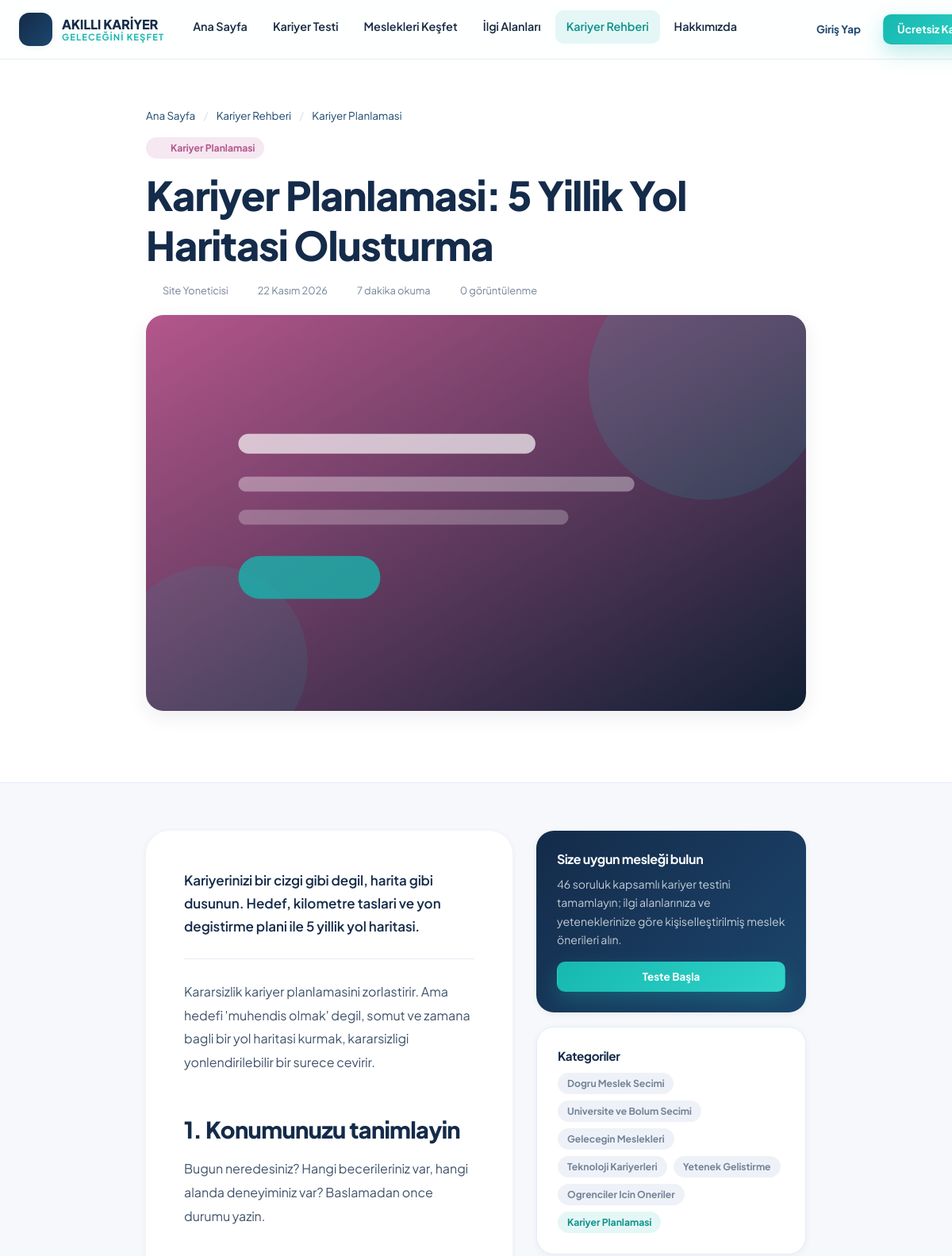
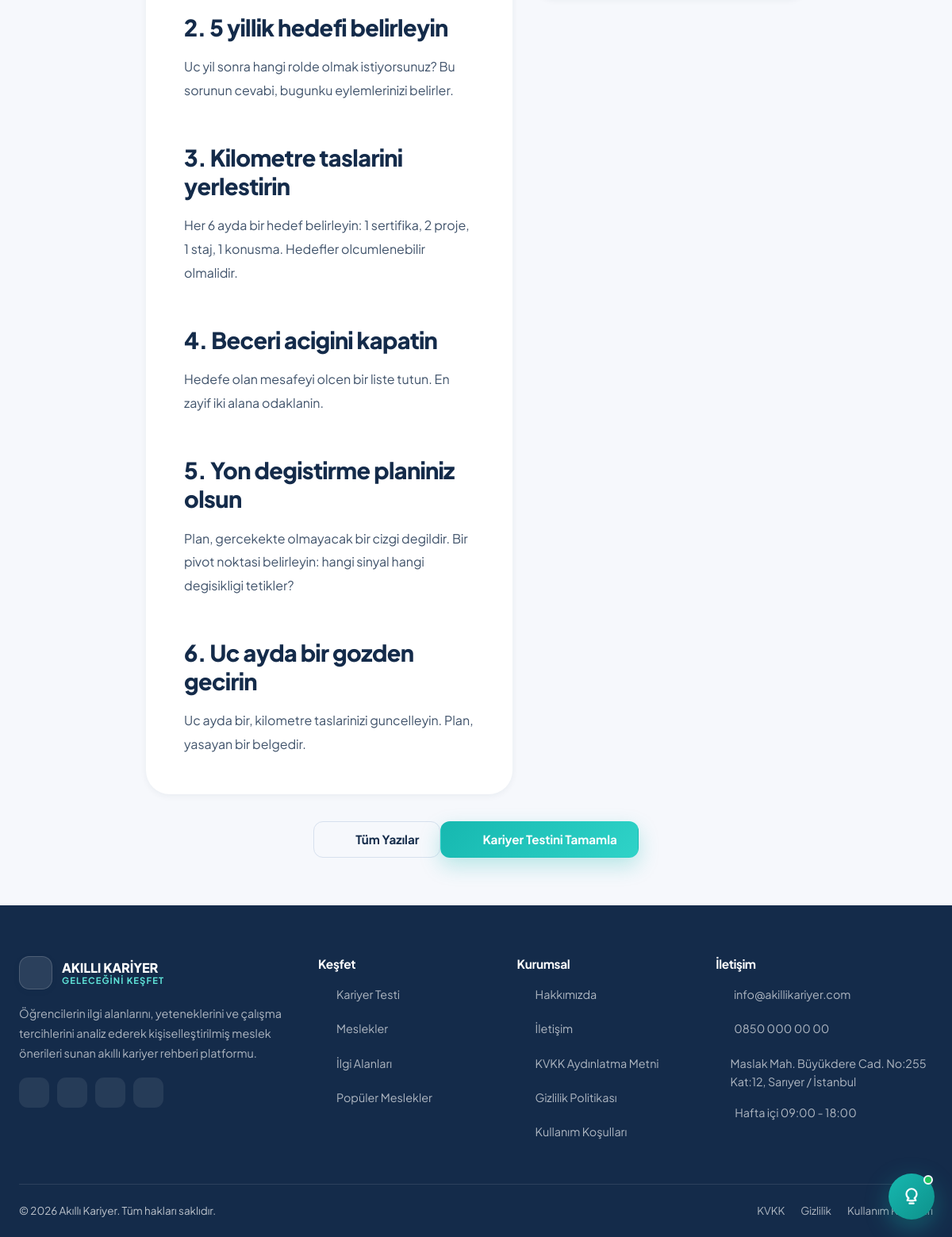
The page /blog-detail.php?slug=kariyer-planlamasi-5-yillik-yol-haritasi-olusturma on the database its author committed (2 pictures, top to bottom).
### tables this page shows
CREATE TABLE `site_settings` (
  `id` INT UNSIGNED NOT NULL AUTO_INCREMENT,
  `setting_key` VARCHAR(80) NOT NULL,
  `setting_value` TEXT DEFAULT NULL,
  `setting_group` VARCHAR(50) NOT NULL DEFAULT 'genel',
  `setting_type` ENUM('text','number','textarea','color','boolean','select') NOT NULL DEFAULT 'text',
  `label` VARCHAR(150) DEFAULT NULL,
  `created_at` DATETIME NOT NULL DEFAULT CURRENT_TIMESTAMP,
  `updated_at` DATETIME NOT NULL DEFAULT CURRENT_TIMESTAMP ON UPDATE CURRENT_TIMESTAMP,
  PRIMARY KEY (`id`),
  UNIQUE KEY `uq_setting_key` (`setting_key`),
  KEY `idx_setting_group` (`setting_group`)
);

CREATE TABLE `blog_posts` (
  `id` INT UNSIGNED NOT NULL AUTO_INCREMENT,
  `category_id` INT UNSIGNED NOT NULL,
  `author_id` INT UNSIGNED DEFAULT NULL,
  `title` VARCHAR(220) NOT NULL,
  `slug` VARCHAR(240) NOT NULL,
  `excerpt` VARCHAR(400) DEFAULT NULL,
  `content` LONGTEXT DEFAULT NULL,
  `image` VARCHAR(255) DEFAULT NULL,
  `status` ENUM('draft','published') NOT NULL DEFAULT 'draft',
  `reading_time` TINYINT UNSIGNED NOT NULL DEFAULT 4,
  `view_count` INT UNSIGNED NOT NULL DEFAULT 0,
  `published_at` DATETIME DEFAULT NULL,
  `created_at` DATETIME NOT NULL DEFAULT CURRENT_TIMESTAMP,
  `updated_at` DATETIME NOT NULL DEFAULT CURRENT_TIMESTAMP ON UPDATE CURRENT_TIMESTAMP,
  PRIMARY KEY (`id`),
  UNIQUE KEY `uq_post_slug` (`slug`),
  KEY `idx_post_status_pub` (`status`,`published_at`),
  KEY `idx_post_category` (`category_id`),
  CONSTRAINT `fk_post_category` FOREIGN KEY (`category_id`) REFERENCES `blog_categories` (`id`) ON DELETE CASCADE,
  CONSTRAINT `fk_post_author` FOREIGN KEY (`author_id`) REFERENCES `users` (`id`) ON DELETE SET NULL
);

CREATE TABLE `blog_categories` (
  `id` INT UNSIGNED NOT NULL AUTO_INCREMENT,
  `name` VARCHAR(100) NOT NULL,
  `slug` VARCHAR(120) NOT NULL,
  `description` VARCHAR(255) DEFAULT NULL,
  `icon` VARCHAR(60) NOT NULL DEFAULT 'newspaper',
  `color` VARCHAR(20) NOT NULL DEFAULT '#1C466D',
  `sort_order` INT NOT NULL DEFAULT 0,
  `created_at` DATETIME NOT NULL DEFAULT CURRENT_TIMESTAMP,
  `updated_at` DATETIME NOT NULL DEFAULT CURRENT_TIMESTAMP ON UPDATE CURRENT_TIMESTAMP,
  PRIMARY KEY (`id`),
  UNIQUE KEY `uq_blogcat_slug` (`slug`),
  KEY `idx_blogcat_sort` (`sort_order`)
);

CREATE TABLE `users` (
  `id` INT UNSIGNED NOT NULL AUTO_INCREMENT,
  `first_name` VARCHAR(60) NOT NULL,
  `last_name` VARCHAR(60) NOT NULL,
  `email` VARCHAR(190) NOT NULL,
  `password` VARCHAR(255) NOT NULL,
  `education_level` ENUM('ortaokul','lise','universite','diger') NOT NULL DEFAULT 'universite',
  `is_active` TINYINT(1) NOT NULL DEFAULT 1,
  `must_change_password` TINYINT(1) NOT NULL DEFAULT 0,
  `remember_token` VARCHAR(255) DEFAULT NULL,
  `email_verified_at` DATETIME DEFAULT NULL,
  `last_login_at` DATETIME DEFAULT NULL,
  `last_login_ip` VARCHAR(45) DEFAULT NULL,
  `created_at` DATETIME NOT NULL DEFAULT CURRENT_TIMESTAMP,
  `updated_at` DATETIME NOT NULL DEFAULT CURRENT_TIMESTAMP ON UPDATE CURRENT_TIMESTAMP,
  PRIMARY KEY (`id`),
  UNIQUE KEY `uq_users_email` (`email`),
  KEY `idx_users_active` (`is_active`),
  KEY `idx_users_created` (`created_at`)
);

### blog-detail.php (the view, shortened to what the rows shown need)
<?php
require_once __DIR__ . '/app/bootstrap.php';
$slug = trim((string) ($_GET['slug'] ?? ''));
$post = Blog::findBySlug($slug);
$categories = Blog::categories();
require_once __DIR__ . '/includes/header.php';
?>
<main id="main-content">
  <section class="section-sm" style="background:var(--c-white);border-bottom:1px solid var(--c-border)">
    <div class="container container-narrow">
      <nav aria-label="Breadcrumb" style="font-size:.84rem;color:var(--c-muted);margin-bottom:16px">
        <a href="<?= url('index.php') ?>">Ana Sayfa</a>
        <span class="dot-sep">/</span>
        <a href="<?= url('career-guide.php') ?>">Kariyer Rehberi</a>
        <span class="dot-sep">/</span>
        <a href="<?= url('career-guide.php?category=' . urlencode($post['category_slug'])) ?>"><?= e($post['category_name']) ?></a>
      </nav>
      <span class="badge" style="background:<?= e($post['category_color']) ?>22;color:<?= e($post['category_color']) ?>;margin-bottom:14px">
        <?= icon($post['category_icon'] ?? 'newspaper', '', 13) ?> <?= e($post['category_name']) ?>
      </span>
      <h1 style="margin-bottom:16px"><?= e($post['title']) ?></h1>
      <div class="blog-meta" style="margin-bottom:20px">
        <span><?= icon('user', '', 15) ?> <?= e(trim(($post['author_first_name'] ?? '') . ' ' . ($post['author_last_name'] ?? '')) ?: 'Akıllı Kariyer Editör') ?></span>
        <span><?= icon('calendar', '', 15) ?> <?= format_date($post['published_at']) ?></span>
        <span><?= icon('clock', '', 15) ?> <?= (int) $post['reading_time'] ?> dakika okuma</span>
        <span><?= icon('eye', '', 15) ?> <?= number_format_tr((int) $post['view_count']) ?> görüntülenme</span>
      </div>
      <div style="border-radius:var(--r-lg);overflow:hidden;box-shadow:var(--sh-md);margin-bottom:30px">
        <?= blog_art($post, 'hero') ?>
      </div>
    </div>
  </section>
  <section class="section-sm">
    <div class="container container-narrow">
      <div class="layout-aside" style="gap:30px">
        <article class="article">
          <p style="font-size:1.06rem;font-weight:600;color:var(--c-primary);line-height:1.7"><?= e($post['excerpt']) ?></p>
          <div class="divider"></div>
          <?= $post['content'] ?>
        </article>
        <aside class="grid sticky-side" style="gap:18px">
          <div class="card">
            <div class="card-body">
              <div class="flex wrap gap-8">
                <?php foreach ($categories as $cat): ?>
                  <a href="<?= url('career-guide.php?category=' . urlencode($cat['slug'])) ?>" class="badge <?= $cat['slug'] === $post['category_slug'] ? 'badge-accent' : 'badge-muted' ?>">
                    <?= e($cat['name']) ?>
                  </a>
                <?php endforeach; ?>
              </div>
            </div>
          </div>
        </aside>
      </div>
    </div>
  </section>
</main>
<?php require_once __DIR__ . '/includes/footer.php'; ?>

### includes/header.php (shortened to what the rows shown need)
<?php
$bodyClass       = $bodyClass       ?? '';
?>
<!DOCTYPE html>
<html lang="tr">
<head>
<link rel="stylesheet" href="<?= asset('assets/css/vendor-bootstrap.min.css') ?>">
<link rel="stylesheet" href="<?= asset('assets/css/style.css') ?>">
<link rel="stylesheet" href="<?= asset('assets/css/career-coach.css') ?>">
</head>
<body class="<?= e($bodyClass) ?>">
<header class="site-header">
  <div class="container header-inner">
    <a href="<?= url('index.php') ?>" class="brand" aria-label="Akıllı Kariyer ana sayfa">
      <span class="brand-text">
        <span class="brand-name">AKILLI KARİYER</span>
        <span class="brand-slogan"><?= e(setting('site_slogan', 'Geleceğini Keşfet')) ?></span>
      </span>
    </a>
  </div>
</header>

### includes/footer.php (shortened to what the rows shown need)
<footer class="site-footer">
  <div class="container">
    <div class="footer-grid">
      <div>
        <div class="footer-brand">
          <span class="brand-text">
            <span class="brand-name">AKILLI KARİYER</span>
            <span class="brand-slogan"><?= e(setting('site_slogan', 'Geleceğini Keşfet')) ?></span>
          </span>
        </div>
      </div>
      <div>
        <ul>
          <li><a href="mailto:<?= e(setting('site_email', 'info@akillikariyer.com')) ?>">
            <?= icon('mail', '', 15) ?> <?= e(setting('site_email', 'info@akillikariyer.com')) ?></a></li>
          <li><a href="tel:<?= e(preg_replace('/\s+/', '', setting('site_phone', ''))) ?>">
            <?= icon('phone', '', 15) ?> <?= e(setting('site_phone', '')) ?></a></li>
          <li style="display:flex;gap:9px;color:rgba(255,255,255,.66);font-size:.9rem;line-height:1.6">
            <?= icon('map-pin', '', 15) ?> <span><?= e(setting('site_address', '')) ?></span>
          </li>
          <li style="display:flex;gap:9px;color:rgba(255,255,255,.66);font-size:.9rem">
            <?= icon('clock', '', 15) ?> <span><?= e(setting('site_working_hours', '')) ?></span>
          </li>
        </ul>
      </div>
    </div>
    <div class="footer-bottom">
      <span>&copy; <?= date('Y') ?> <?= e(setting('site_name', 'Akıllı Kariyer')) ?>. Tüm hakları saklıdır.</span>
      <span style="display:flex;gap:20px;flex-wrap:wrap">
        <a href="<?= url('kvkk.php') ?>">KVKK</a>
        <a href="<?= url('privacy.php') ?>">Gizlilik</a>
        <a href="<?= url('terms.php') ?>">Kullanım Koşulları</a>
      </span>
    </div>
  </div>
</footer>
</body>
</html>

### rows shown on the page
site_settings: setting_value "GELECEĞINI KEŞFET"
blog_posts: category.name "Kariyer Planlamasi", title "Kariyer Planlamasi: 5 Yillik Yol Haritasi Olusturma", author.last_name "Site Yoneticisi", published_at "22 Kasım 2026", reading_time "7", view_count "0", excerpt "Kariyerinizi bir cizgi gibi degil, harita gibi dusunun. Hedef, kilometre taslari ve yon degistirme plani ile 5 yillik yol haritasi.", content "Kararsizlik kariyer planlamasini zorlastirir. Ama hedefi 'muhendis olmak' degil, somut ve zamana bagli bir yol haritasi kurmak, kararsizligi yonlendirilebilir bir surece cevirir. 1. Konumunuzu tanimlayin Bugun neredesiniz? Hangi becerileriniz var, hangi alanda deneyiminiz var? Baslamadan once durumu yazin. 2. 5 yillik hedefi belirleyin Uc yil sonra hangi rolde olmak istiyorsunuz? Bu sorunun cevabi, bugunku eylemlerinizi belirler. 3. Kilometre taslarini yerlestirin Her 6 ayda bir hedef belirleyin: 1 sertifika, 2 proje, 1 staj, 1 konusma. Hedefler olcumlenebilir olmalidir. 4. Beceri acigini kapatin Hedefe olan mesafeyi olcen bir liste tutun. En zayif iki alana odaklanin. 5. Yon degistirme…"
blog_categories: name "Dogru Meslek Secimi"
blog_categories: name "Universite ve Bolum Secimi"
blog_categories: name "Gelecegin Meslekleri"
blog_categories: name "Teknoloji Kariyerleri"
blog_categories: name "Yetenek Gelistirme"
blog_categories: name "Ogrenciler Icin Oneriler"
blog_categories: name "Kariyer Planlamasi"
site_settings: setting_value "info@akillikariyer.com"
site_settings: setting_value "0850 000 00 00"
site_settings: setting_value "Maslak Mah. Büyükdere Cad. No:255 Kat:12, Sarıyer / İstanbul"
site_settings: setting_value "Hafta içi 09:00 - 18:00"
site_settings: setting_value "Akıllı Kariyer"
